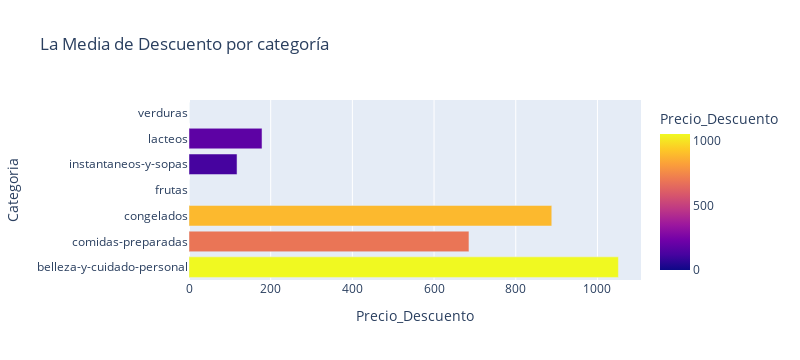

The code cell stored with this chart in its notebook:
### Code cell
# Gráfico de barras donde tenemos la media de descuentontos por categoria
media_desconto_por_categoria =  df.groupby("Categoria")["Preco_Desconto"].mean().reset_index()
fig = px.bar(media_desconto_por_categoria, y="Categoria", x="Preco_Desconto", orientation="h",
             title="La Media de Descuento por categoría", 
             labels={"Categoria": "Categoria", "Preco_Desconto": "Precio_Descuento"},
             color="Preco_Desconto",
             width=800)
fig.show()

### Figure 1 — Plotly figure (JSON) as saved in the notebook; plotly's stock layout.template omitted (floating-point values rounded to 4 significant figures)
{"data": [{"alignmentgroup": "True", "hovertemplate": "Precio_Descuento=%{marker.color}<br>Categoria=%{y}<extra></extra>", "legendgroup": "", "marker": {"color": [1051.0, 685.4, 888.2, 0, 117.6, 178.8, 0], "coloraxis": "coloraxis", "pattern": {"shape": ""}}, "name": "", "offsetgroup": "", "orientation": "h", "showlegend": false, "textposition": "auto", "type": "bar", "x": [1051.0, 685.4, 888.2, 0, 117.6, 178.8, 0], "xaxis": "x", "y": ["belleza-y-cuidado-personal", "comidas-preparadas", "congelados", "frutas", "instantaneos-y-sopas", "lacteos", "verduras"], "yaxis": "y"}], "layout": {"barmode": "relative", "coloraxis": {"colorbar": {"title": {"text": "Precio_Descuento"}}, "colorscale": [[0, "#0d0887"], [0.1111, "#46039f"], [0.2222, "#7201a8"], [0.3333, "#9c179e"], [0.4444, "#bd3786"], [0.5556, "#d8576b"], [0.6667, "#ed7953"], [0.7778, "#fb9f3a"], [0.8889, "#fdca26"], [1, "#f0f921"]]}, "height": 360, "legend": {"tracegroupgap": 0}, "title": {"text": "La Media de Descuento por categoría"}, "width": 800, "xaxis": {"anchor": "y", "autorange": true, "domain": [0, 1], "range": [0, 1107.0], "title": {"text": "Precio_Descuento"}, "type": "linear"}, "yaxis": {"anchor": "x", "autorange": true, "domain": [0, 1], "range": [-0.5, 6.5], "title": {"text": "Categoria"}, "type": "category"}}}
